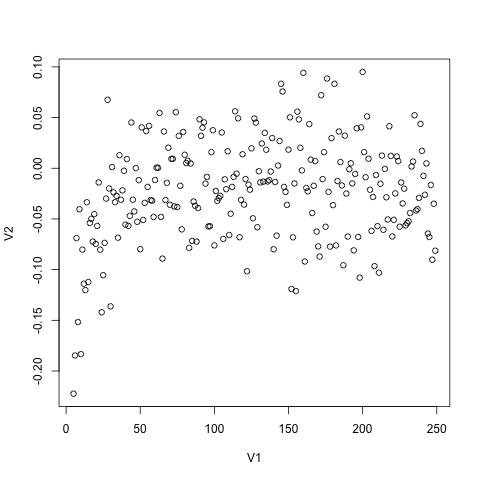

Here is the R script that generated this plot:

a <-read.csv("trial-3-20171229141233.csv", header = FALSE)
plot(a)
png("trial-3-20171229141233.csv.png")
plot(a)

